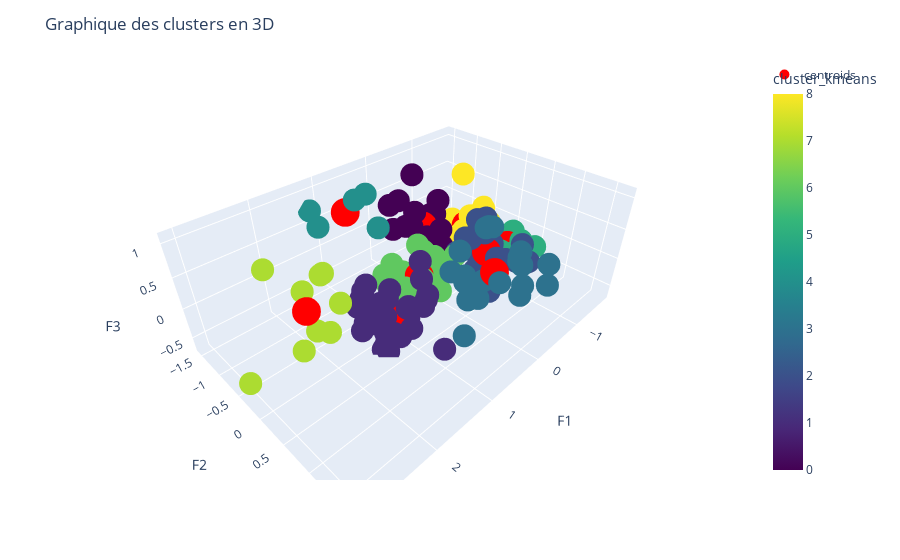

Notebook code cell kept with this figure:
### Code cell
import plotly.graph_objects as go

fig = px.scatter_3d(df, x='F1', y='F2', z='F3', color='cluster_kmeans', color_continuous_scale='Viridis')

# Ajouter les centroïdes au graphique
fig.add_trace(go.Scatter3d(x=centroids[:, 0], y=centroids[:, 1], z=centroids[:, 2], 
                           mode='markers',
                           marker=dict(size=10, color='red'), 
                           name='centroids'))

fig.update_layout(title='Graphique des clusters en 3D')
fig.show()

### Figure 1 — Plotly figure (JSON) as saved in the notebook; plotly's stock layout.template omitted (floating-point values rounded to 4 significant figures; data arrays with more than 128 entries replaced by an {"elided": "..."} marker saying what was removed)
{"data": [{"hovertemplate": "F1=%{x}<br>F2=%{y}<br>F3=%{z}<br>cluster_kmeans=%{marker.color}<extra></extra>", "legendgroup": "", "marker": {"color": {"elided": "167 int values"}, "coloraxis": "coloraxis", "symbol": "circle"}, "mode": "markers", "name": "", "scene": "scene", "showlegend": false, "type": "scatter3d", "x": {"elided": "167 float values"}, "y": {"elided": "167 float values"}, "z": {"elided": "167 float values"}}, {"marker": {"color": "red", "size": 10}, "mode": "markers", "name": "centroids", "type": "scatter3d", "x": [-0.3316, 1.223, -0.7098, 0.1012, 0.8121, -1.412, 0.3996, 2.025, -1.142], "y": [-0.7434, 0.1888, 0.2483, 0.9863, -1.182, 0.1493, -0.09545, -0.5687, -0.5207], "z": [0.1702, -0.1636, -0.03228, 0.3637, 0.6839, -0.2751, -0.09323, -0.08038, -0.05964]}], "layout": {"coloraxis": {"colorbar": {"title": {"text": "cluster_kmeans"}}, "colorscale": [[0, "#440154"], [0.1111, "#482878"], [0.2222, "#3e4989"], [0.3333, "#31688e"], [0.4444, "#26828e"], [0.5556, "#1f9e89"], [0.6667, "#35b779"], [0.7778, "#6ece58"], [0.8889, "#b5de2b"], [1, "#fde725"]]}, "legend": {"tracegroupgap": 0}, "margin": {"t": 60}, "scene": {"domain": {"x": [0, 1], "y": [0, 1]}, "xaxis": {"title": {"text": "F1"}}, "yaxis": {"title": {"text": "F2"}}, "zaxis": {"title": {"text": "F3"}}}, "title": {"text": "Graphique des clusters en 3D"}}}
